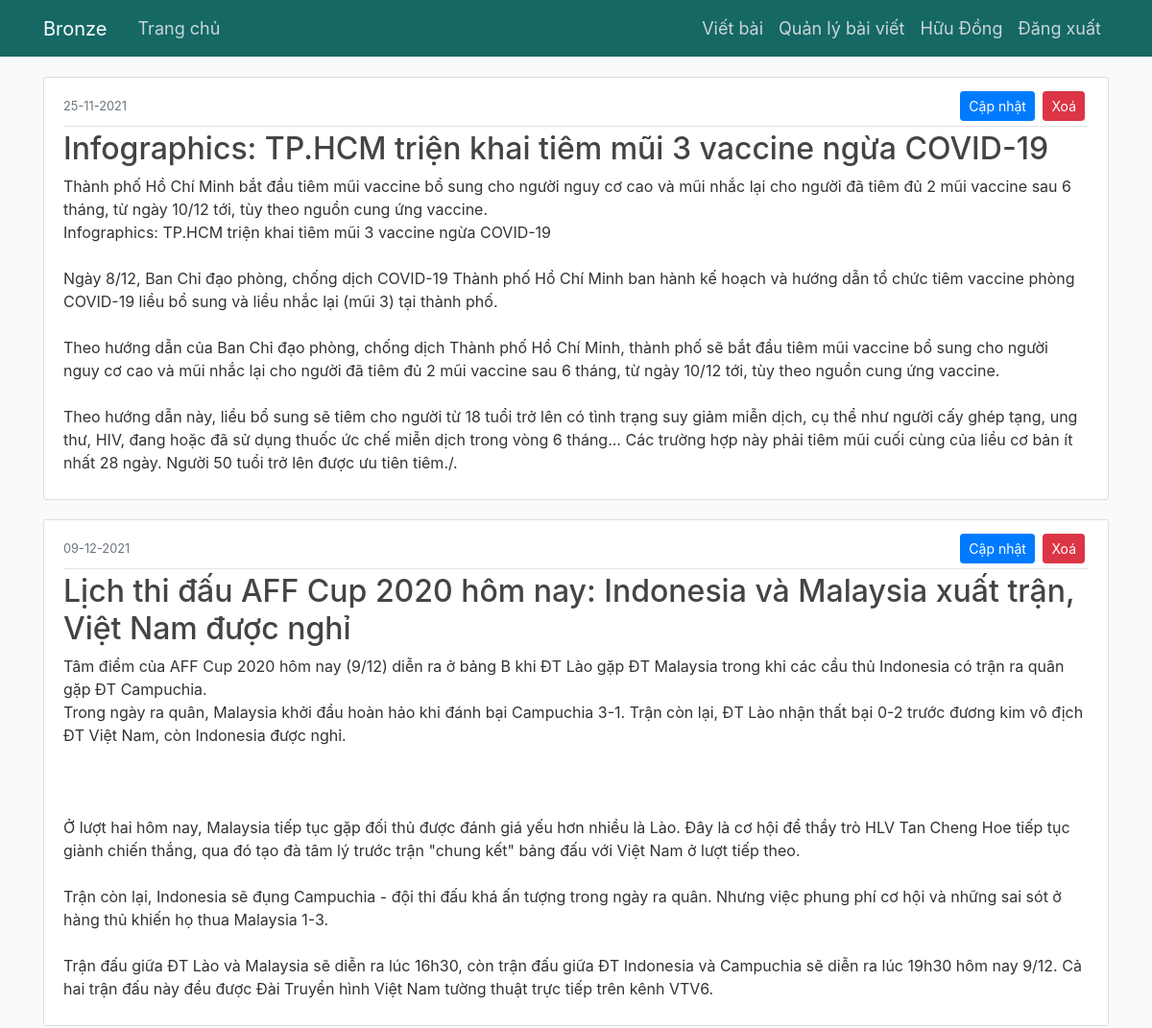
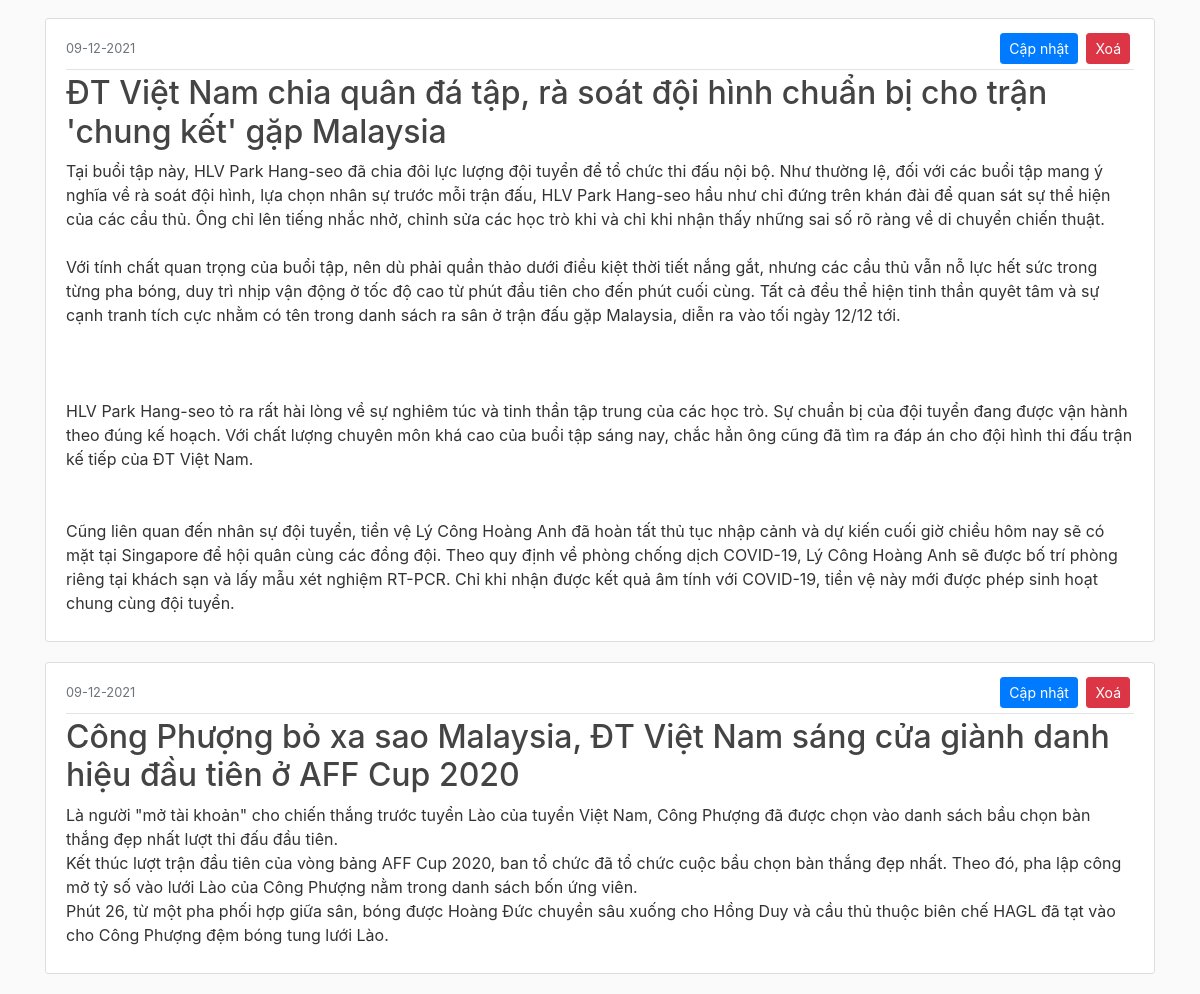
Screenshot of /post/manager (signed in) with the database file from the repository (2 pictures, top to bottom).
### app/models.py (models this page shows, shortened)
class User(db.Model, UserMixin):
    id = db.Column(db.Integer, primary_key=True)
    username = db.Column(db.String(20), unique=True, nullable=False)
    fullname = db.Column(db.String(35), unique=True, nullable=False)
    email = db.Column(db.String(120), unique=True, nullable=False)
    image_file = db.Column(db.String(20), nullable=False, default='default.jpg')
    password = db.Column(db.String(60), nullable=False)
    posts = db.relationship('Post', backref='author', lazy=True)

class Post(db.Model):
    id = db.Column(db.Integer, primary_key=True)
    title = db.Column(db.String(100), nullable=False)
    image_post = db.Column(db.String(20), nullable=False, default='post.jpg')
    date_posted = db.Column(db.DateTime, nullable=False, default=datetime.utcnow)
    content = db.Column(db.Text, nullable=False)
    user_id = db.Column(db.Integer, db.ForeignKey('user.id'), nullable=False)

### app/routes.py (the view)
@app.route("/post/manager")
@login_required
def manager_post():
    posts =  current_user.posts
    return render_template('manager_post.html', posts=posts)

### app/models.py (called while the page is built)
@login.user_loader
def load_user(id):
    return User.query.get(int(id))

### app/templates/manager_post.html (shortened to what this page needs)
{% extends "layout2.html" %}
{% block content %}
    {% for post in posts %}
    <article class="media content-section">
        <div class="media-body">
          <div class="article-metadata">
            <small class="text-muted">{{ post.date_posted.strftime('%d-%m-%Y') }}</small>
            {% if post.author == current_user %}
              <div>
                <a class="btn btn-primary btn-sm mt-1 mb-1" href="{{ url_for('update_post', post_id=post.id) }}">Cập nhật</a>
                <button type="button" class="btn btn-danger btn-sm m-1" data-toggle="modal" data-target="#deleteModal">Xoá</button>
              </div>
            {% endif %}
          </div>
          <h2 class="article-title">{{ post.title }}</h2>
          <p class="article-content">{{ post.content }}</p>
        </div>
      </article>
    {% endfor %}
{% endblock content %}

### app/templates/layout2.html (shortened to what this page needs)
<!DOCTYPE html>
<html>
<head>
    <link rel="stylesheet" href="https://maxcdn.bootstrapcdn.com/bootstrap/4.0.0/css/bootstrap.min.css">
    <link rel="stylesheet" type="text/css" href="{{ url_for('static', filename='main.css') }}">
</head>
<body>
    <header class="site-header">
      <nav class="navbar navbar-expand-md navbar-dark bg-steel fixed-top">
        <div class="container">
          <a class="navbar-brand mr-4" href="/">Bronze</a>
          <div class="collapse navbar-collapse" id="navbarToggle">
            <div class="navbar-nav mr-auto">
              <a class="nav-item nav-link" href="{{ url_for('home') }}">Trang chủ</a>
            </div>
            <div class="navbar-nav">
              {% if current_user.is_authenticated %}
                <a class="nav-item nav-link" href="{{ url_for('new_post') }}">Viết bài</a>
                <a class="nav-item nav-link" href="{{ url_for('manager_post') }}">Quản lý bài viết</a>
                <a class="nav-item nav-link" href="{{ url_for('account') }}">{{current_user.fullname}}</a>
                <a class="nav-item nav-link" href="{{ url_for('logout') }}">Đăng xuất</a>
              {% else %}
                <a class="nav-item nav-link" href="{{ url_for('login') }}">Đăng nhập</a>
                <a class="nav-item nav-link" href="{{ url_for('register') }}">Đăng ký</a>
              {% endif %}
            </div>
          </div>
        </div>
      </nav>
    </header>
    <main role="main" class="container">
      <div class="row">
        <div class="col-md-12">
          {% block content %}{% endblock %}
        </div>
      </div>
    </main>
</body>
</html>

### app/static/main.css (style rules this page uses)
* { margin: 0; padding: 0; }
body { background: #fafafa; color: #333333; margin-top: 5rem; }
h1, h2, h3, h4, h5, h6 { color: #444444; }
.bg-steel { background-color: #156864; }
.site-header .navbar-nav .nav-link { color: #cbd5db; font-size: 18px; }
.content-section { background: #ffffff; padding: 10px 20px; border: 1px solid #dddddd; border-radius: 3px; margin-bottom: 20px; }
.article-title { color: #444444; }
.article-content { white-space: pre-line; }
.article-metadata { padding-bottom: 1px; margin-bottom: 4px; border-bottom: 1px solid #e3e3e3; display: flex; justify-content: space-between; align-items: center; }
html { scroll-behavior: smooth; }
a { text-decoration: none !important; }

### rows the page displays
User: fullname "Hữu Đồng"
Post: date_posted "25-11-2021", title "Infographics: TP.HCM triện khai tiêm mũi 3 vaccine ngừa COVID-19", content "Thành phố Hồ Chí Minh bắt đầu tiêm mũi vaccine bổ sung cho người nguy cơ cao và mũi nhắc lại cho người đã tiêm đủ 2 mũi vaccine sau 6 tháng, từ ngày 10/12 tới, tùy theo nguồn cung ứng vaccine. Infographics: TP.HCM triện khai tiêm mũi 3 vaccine ngừa COVID-19 Ngày 8/12, Ban Chỉ đạo phòng, chống dịch COVID-19 Thành phố Hồ Chí Minh ban hành kế hoạch và hướng dẫn tổ chức tiêm vaccine phòng COVID-19 liều bổ sung và liều nhắc lại (mũi 3) tại thành phố. Theo hướng dẫn của Ban Chỉ đạo phòng, chống dịch Thành phố Hồ Chí Minh, thành phố sẽ bắt đầu tiêm mũi vaccine bổ sung cho người nguy cơ cao và mũi nhắc lại cho người đã tiêm đủ 2 mũi vaccine sau 6 tháng, từ ngày 10/12 tới, tùy theo nguồn cung ứng…"
Post: date_posted "09-12-2021", title "Lịch thi đấu AFF Cup 2020 hôm nay: Indonesia và Malaysia xuất trận, Việt Nam được nghỉ", content "Tâm điểm của AFF Cup 2020 hôm nay (9/12) diễn ra ở bảng B khi ĐT Lào gặp ĐT Malaysia trong khi các cầu thủ Indonesia có trận ra quân gặp ĐT Campuchia. Trong ngày ra quân, Malaysia khởi đầu hoàn hảo khi đánh bại Campuchia 3-1. Trận còn lại, ĐT Lào nhận thất bại 0-2 trước đương kim vô địch ĐT Việt Nam, còn Indonesia được nghỉ. Ở lượt hai hôm nay, Malaysia tiếp tục gặp đối thủ được đánh giá yếu hơn nhiều là Lào. Đây là cơ hội để thầy trò HLV Tan Cheng Hoe tiếp tục giành chiến thắng, qua đó tạo đà tâm lý trước trận \"chung kết\" bảng đấu với Việt Nam ở lượt tiếp theo. Trận còn lại, Indonesia sẽ đụng Campuchia - đội thi đấu khá ấn tượng trong ngày ra quân. Nhưng việc phung phí cơ hội và những sai…"
Post: date_posted "09-12-2021", title "ĐT Việt Nam chia quân đá tập, rà soát đội hình chuẩn bị cho trận 'chung kết' gặp Malaysia", content "Tại buổi tập này, HLV Park Hang-seo đã chia đôi lực lượng đội tuyển để tổ chức thi đấu nội bộ. Như thường lệ, đối với các buổi tập mang ý nghĩa về rà soát đội hình, lựa chọn nhân sự trước mỗi trận đấu, HLV Park Hang-seo hầu như chỉ đứng trên khán đài để quan sát sự thể hiện của các cầu thủ. Ông chỉ lên tiếng nhắc nhở, chỉnh sửa các học trò khi và chỉ khi nhận thấy những sai số rõ ràng về di chuyển chiến thuật. Với tính chất quan trọng của buổi tập, nên dù phải quần thảo dưới điều kiệt thời tiết nắng gắt, nhưng các cầu thủ vẫn nỗ lực hết sức trong từng pha bóng, duy trì nhịp vận động ở tốc độ cao từ phút đầu tiên cho đến phút cuối cùng. Tất cả đều thể hiện tinh thần quyêt tâm và sự cạnh…"
Post: date_posted "09-12-2021", title "Công Phượng bỏ xa sao Malaysia, ĐT Việt Nam sáng cửa giành danh hiệu đầu tiên ở AFF Cup 2020", content "Là người \"mở tài khoản\" cho chiến thắng trước tuyển Lào của tuyển Việt Nam, Công Phượng đã được chọn vào danh sách bầu chọn bàn thắng đẹp nhất lượt thi đấu đầu tiên. Kết thúc lượt trận đầu tiên của vòng bảng AFF Cup 2020, ban tổ chức đã tổ chức cuộc bầu chọn bàn thắng đẹp nhất. Theo đó, pha lập công mở tỷ số vào lưới Lào của Công Phượng nằm trong danh sách bốn ứng viên. Phút 26, từ một pha phối hợp giữa sân, bóng được Hoàng Đức chuyền sâu xuống cho Hồng Duy và cầu thủ thuộc biên chế HAGL đã tạt vào cho Công Phượng đệm bóng tung lưới Lào."
